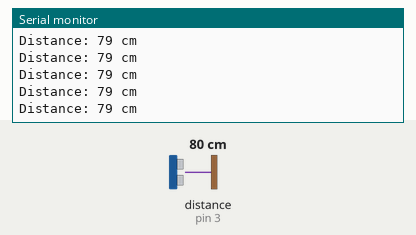
This sketch was run on a simulated Arduino Uno, built with avr-gcc and run on an emulated ATmega328P. On the bench: the last lines printed to the serial monitor. Wiring (inferred from the names in the program): ultrasonic range finder: trigger pin 2; echo pin 3. Inputs (shaded band) come from the test bench; at power-on: distance to the obstacle (sensor on pin 3) 80 cm. The echo pulse lasts 58.3 µs per cm.

Above: at 1.2 s.
1.3 s: distance to the obstacle (sensor on pin 3) set to 2 cm
At 1.38 s:
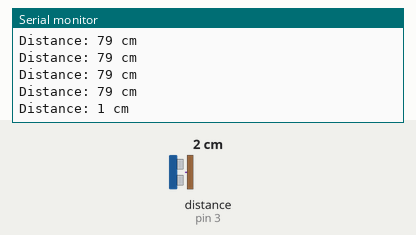
4.3 s: distance to the obstacle (sensor on pin 3) set to 4 cm
At 4.3 s:
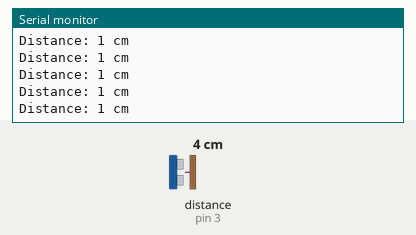
5.8 s: distance to the obstacle (sensor on pin 3) set to 35 cm
At 5.82 s:
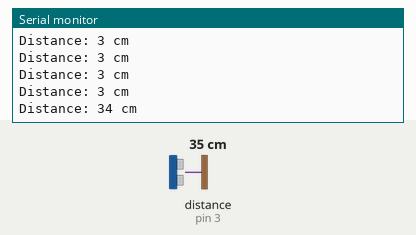
Timing chart, 0 to 8.8 s (numbered marks = the images above; inputs shaded):
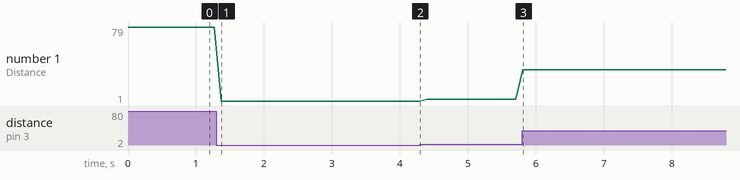

Measured:
- after the input at 1.3 s, the serial monitor: prints a new line after 0.07 s (image 1)
- after the input at 5.8 s, the serial monitor: prints a new line at once (image 3)
- plotted number 1: 79 → 1 after the input at 1.3 s, 1 → 3 after the input at 4.3 s, 3 → 34 after the input at 5.8 s

The sketch:

DoKhoangCach.ino
```cpp
#define TRIG_PIN 2
#define ECHO_PIN 3
#define TIME_OUT 20000

float GetDistance()
{
  long duration, distanceCm;

  digitalWrite(TRIG_PIN, LOW);
  delayMicroseconds(2);
  digitalWrite(TRIG_PIN, HIGH);
  delayMicroseconds(10);
  digitalWrite(TRIG_PIN, LOW);

  duration = pulseIn(ECHO_PIN, HIGH, TIME_OUT);

  // convert to distance
  distanceCm = duration / 29.1 / 2;

  return distanceCm;
}

void setup() {
  Serial.begin(9600);

  pinMode(TRIG_PIN, OUTPUT);
  pinMode(ECHO_PIN, INPUT);
}

void loop() {
  long distance = GetDistance();

  if (distance <= 0)
  {
    Serial.println("Echo time out !!");
  }
  else
  {
    Serial.print("Distance: ");
    Serial.print(distance);
    Serial.print(" cm");
    Serial.println();
  }
  delay(100);
}
```
